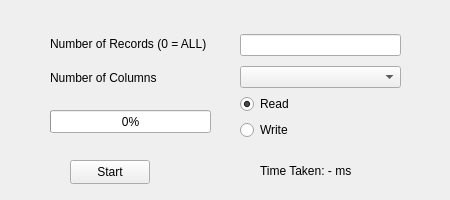
<?xml version="1.0" encoding="UTF-8"?>
<ui version="4.0">
 <class>MainWindow</class>
 <widget class="QMainWindow" name="MainWindow">
  <property name="geometry">
   <rect>
    <x>0</x>
    <y>0</y>
    <width>450</width>
    <height>200</height>
   </rect>
  </property>
  <property name="minimumSize">
   <size>
    <width>450</width>
    <height>200</height>
   </size>
  </property>
  <property name="maximumSize">
   <size>
    <width>450</width>
    <height>200</height>
   </size>
  </property>
  <property name="windowTitle">
   <string>Database Connection</string>
  </property>
  <widget class="QWidget" name="centralwidget">
   <widget class="QWidget" name="verticalLayoutWidget">
    <property name="geometry">
     <rect>
      <x>50</x>
      <y>30</y>
      <width>160</width>
      <height>61</height>
     </rect>
    </property>
    <layout class="QVBoxLayout" name="verticalLayout">
     <item>
      <widget class="QLabel" name="number_of_records">
       <property name="text">
        <string>Number of Records (0 = ALL)</string>
       </property>
      </widget>
     </item>
     <item>
      <widget class="QLabel" name="number_of_columns">
       <property name="text">
        <string>Number of Columns</string>
       </property>
      </widget>
     </item>
    </layout>
   </widget>
   <widget class="QProgressBar" name="progress_bar">
    <property name="geometry">
     <rect>
      <x>50</x>
      <y>110</y>
      <width>161</width>
      <height>23</height>
     </rect>
    </property>
    <property name="value">
     <number>0</number>
    </property>
   </widget>
   <widget class="QWidget" name="verticalLayoutWidget_2">
    <property name="geometry">
     <rect>
      <x>240</x>
      <y>30</y>
      <width>161</width>
      <height>114</height>
     </rect>
    </property>
    <layout class="QVBoxLayout" name="verticalLayout_2">
     <item>
      <widget class="QLineEdit" name="number_of_records_box"/>
     </item>
     <item>
      <layout class="QVBoxLayout" name="verticalLayout_3">
       <item>
        <widget class="QComboBox" name="column_selection_box">
         <property name="placeholderText">
          <string>Select</string>
         </property>
         <item>
          <property name="text">
           <string>1</string>
          </property>
         </item>
         <item>
          <property name="text">
           <string>3</string>
          </property>
         </item>
         <item>
          <property name="text">
           <string>7</string>
          </property>
         </item>
         <item>
          <property name="text">
           <string>11</string>
          </property>
         </item>
         <item>
          <property name="text">
           <string>18</string>
          </property>
         </item>
        </widget>
       </item>
       <item>
        <widget class="QRadioButton" name="read_radio">
         <property name="text">
          <string>Read</string>
         </property>
         <property name="checked">
          <bool>true</bool>
         </property>
        </widget>
       </item>
       <item>
        <widget class="QRadioButton" name="write_radio">
         <property name="text">
          <string>Write</string>
         </property>
        </widget>
       </item>
      </layout>
     </item>
    </layout>
   </widget>
   <widget class="QPushButton" name="start_button">
    <property name="geometry">
     <rect>
      <x>70</x>
      <y>160</y>
      <width>80</width>
      <height>24</height>
     </rect>
    </property>
    <property name="text">
     <string>Start</string>
    </property>
   </widget>
   <widget class="QLabel" name="time_taken">
    <property name="geometry">
     <rect>
      <x>260</x>
      <y>160</y>
      <width>121</width>
      <height>21</height>
     </rect>
    </property>
    <property name="text">
     <string>Time Taken: - ms</string>
    </property>
   </widget>
  </widget>
 </widget>
 <resources/>
 <connections/>
</ui>
